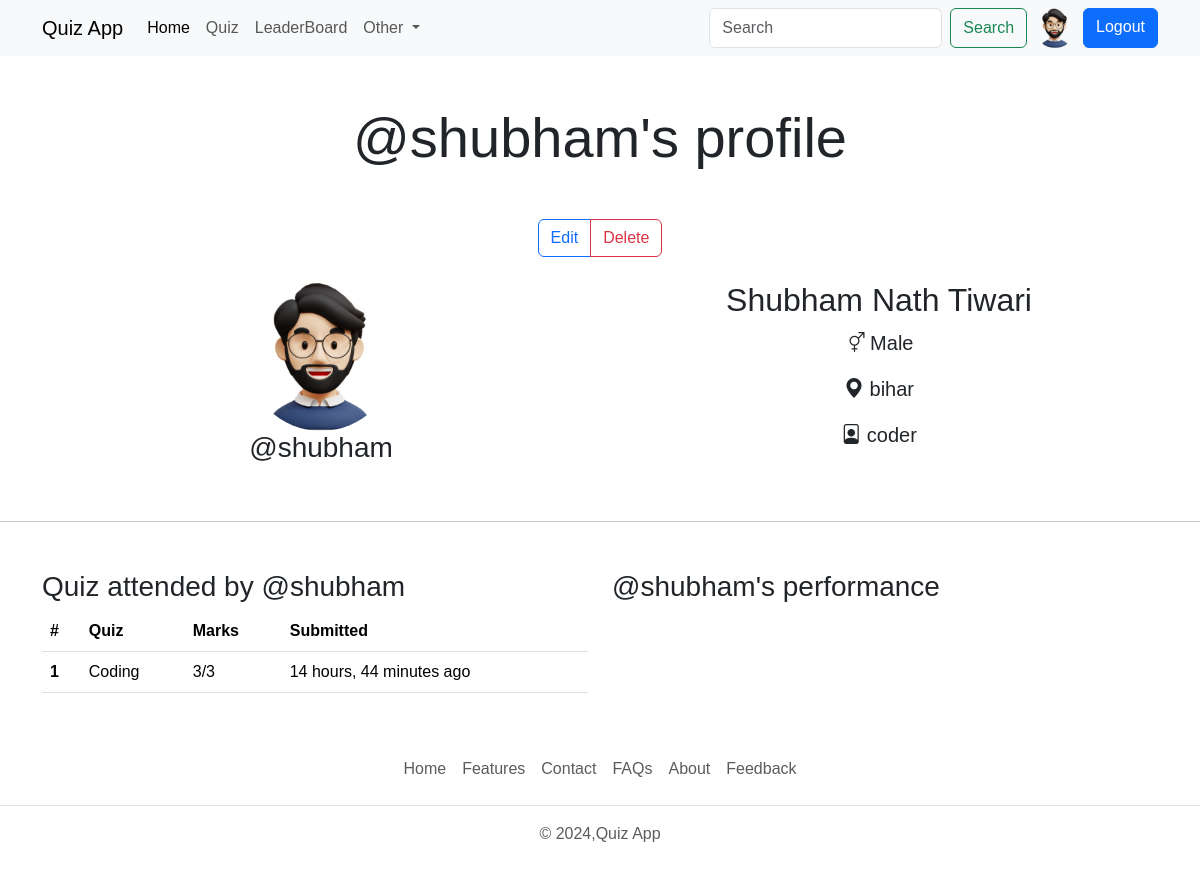
The page /user/profile/shubham (signed in) on the database its author committed.
### account/models.py (models this page shows, shortened)
class Profile(models.Model):
    user = models.OneToOneField(User, on_delete=models.CASCADE,null=True, verbose_name='User Object')
    bio = models.TextField(blank=True, null=True)
    profile_img = models.ImageField(upload_to='profile_images',default='user.png',blank=True,null=True, verbose_name='Profile Pic')
    location = models.CharField(max_length=100,null=True,blank=True)
    GENDER = (
        ('Male','Male'),
        ('Female','Female'),
        ('Other','Other'),
    )
    gender = models.CharField(max_length=6,choices=GENDER,blank=True,null=True)

### quiz/models.py (models this page shows, shortened)
class QuizSubmission(models.Model):
    user = models.ForeignKey(User,on_delete=models.CASCADE)
    quiz = models.ForeignKey(Quiz,on_delete=models.CASCADE)
    score = models.IntegerField()
    submitted_at = models.DateTimeField(auto_now_add=True)

class Quiz(models.Model):
    title = models.CharField(max_length=255)
    description = models.TextField()
    category = models.ForeignKey(Category,on_delete=models.CASCADE)
    quiz_file = models.FileField(upload_to='quiz/')
    created_at = models.DateTimeField(auto_now_add=True)
    updated_at = models.DateTimeField(auto_now=True)
    class Meta:
        verbose_name_plural = 'Quizzes'

class Question(models.Model):
    quiz = models.ForeignKey(Quiz,on_delete=models.CASCADE)
    text = models.TextField()

### account/views.py (the view)
# urls.py: path('profile/<str:username>',views.profile, name='profile'),
@login_required(login_url='login')
def profile(request,username):
    user_object2 = User.objects.get(username=username)
    user_profile2 = Profile.objects.get(user=user_object2)
    user_object = User.objects.get(username=request.user)
    user_profile = Profile.objects.get(user=user_object)
    submissions = QuizSubmission.objects.filter(user=user_object2)
    context = {"user_profile":user_profile, "user_profile2":user_profile2,"submissions":submissions}
    return render(request,"profile.html",context)

### templates/profile.html (shortened to what this page needs)
{% extends 'index.html' %}
{% block content %}
<h1 class="display-4 my-5 text-center">@{{user_profile2.user.username}}'s profile</h1>
<div class="container text-center">
  {% if request.user.username == user_profile2.user.username %}
    <div class="btn-group" role="group" aria-label="Basic mixed styles example">
      <a href="{% url 'edit_profile' %}" type="button" class="btn btn-outline-primary">Edit</a>
      <a href="{% url 'delete_profile' %}" type="button" class="btn btn-outline-danger">Delete</a>
    </div>
  {% endif %}
  <div class="container text-center my-4">
      <div class="row row-cols-sm-1 row-cols-md-2">
        <div class="col-12">
          <img src="{{user_profile2.profile_img.url}}" alt="user_profile" width="150" height="150" class="rounded-circle">
          <h2 class="fs-3">@{{user_profile2.user.username}}</h2>
        </div>
        <div class="col-12">
          <h2>{{user_profile2.user.first_name|default:"NA"}} {{user_profile2.user.last_name}}</h2>
          <p class="fs-5"><i class="bi bi-gender-ambiguous"></i> {{user_profile2.gender|default:"NA"}}</p>
          <p class="fs-5"><i class="bi bi-geo-alt-fill"></i> {{user_profile2.location|default:"NA"}}</p>
          <p class="fs-5"><i class="bi bi-file-person"></i> {{user_profile2.bio|default:"NA"}}</p>
        </div>
      </div>
    </div>
</div>
<hr class="my-5">
  <div class="container">
      <div class="row row-cols-sm-1 row-cols-md-1 row-cols-lg-2">
          <div class="col-12">
              <h3>Quiz attended by @{{user_profile2.user.username}}</h3>
              <table class="table">
                  <thead>
                  <th scope="col">#</th>
                      <th scope="col">Quiz</th>
                      <th scope="col">Marks</th>
                      <th scope="col">Submitted</th>
                  </thead>
                  <tbody>
                    {% for submission in submissions %}
                    <tr>
                      <th scope="row">{{forloop.counter}}</th>
                      <td title="{{submission.quiz.title}}">{{submission.quiz.title|truncatewords:4}}</td>
                      <td>{{submission.score}}/{{submission.quiz.question_set.all|length}}</td>
                      <td>{{submission.submitted_at|timesince}} ago</td>
                    </tr>
                    {% endfor %}
                  </tbody>
              </table>
          </div>
          <div class="col-12">
            <h3>@{{user_profile2.user.username}}'s performance</h3>
          </div>
      </div>
  </div>
  {% endblock content %}

### templates/components/navbar.html (shortened to what this page needs)
<nav class="navbar navbar-expand-lg bg-body-tertiary d-lg-block d-none">
    <div class="container">
        <a class="navbar-brand" href="{% url 'home' %}">Quiz App</a>
        <div class="collapse navbar-collapse" id="navbarScroll">
          <ul class="navbar-nav me-auto my-2 my-lg-0 navbar-nav-scroll" style="--bs-scroll-height: 100px;">
            <li class="nav-item">
              <a class="nav-link active" aria-current="page" href="{% url 'home' %}">Home</a>
            </li>
            <li class="nav-item">
              <a class="nav-link" href="{% url 'all_quiz' %}">Quiz</a>
            </li>
            <li class="nav-item">
              <a class="nav-link" href="{% url 'leaderboard' %}">LeaderBoard</a>
            </li>
            <li class="nav-item dropdown">
              <a class="nav-link dropdown-toggle" href="#" role="button" data-bs-toggle="dropdown" aria-expanded="false">
                Other
              </a>
            </li>
          </ul>
          <form class="d-flex" role="search">
            <input class="form-control me-2" type="search" placeholder="Search" aria-label="Search">
            <button class="btn btn-outline-success" type="submit">Search</button>
            {% if request.user.is_authenticated %}
            <a href="{% url 'profile' request.user.username %}" data-bs-toggle="tooltip" data-bs-placement="bottom" data-bs-title="@{{request.user.username}}" class="mx-2">
              <img src="{{user_profile.profile_img.url}}" class="rounded-circle" alt="profile_image" width="40" height="40">
            </a>
            <a href="{% url 'logout' %}" class="btn btn-primary">Logout</a>
            {% else %}
            <a href="{% url 'login' %}" class="btn btn-primary ms-2">Login</a>
            {% endif %}
          </form>
        </div>
    </div>
</nav>

### static/css/style.css (style rules this page uses)
* { font-family: 'Trebuchet MS', 'Lucida Sans Unicode', 'Lucida Grande', 'Lucida Sans', Arial, sans-serif; }

### rows shown on the page
Profile: profile_img (picture), user.username "shubham", user.first_name "Shubham Nath", user.last_name "Tiwari", gender "Male", location "bihar", bio "coder"
QuizSubmission: quiz "Coding", score "3", quiz.question_set.all|length "3", submitted_at "14 hours, 44 minutes"
